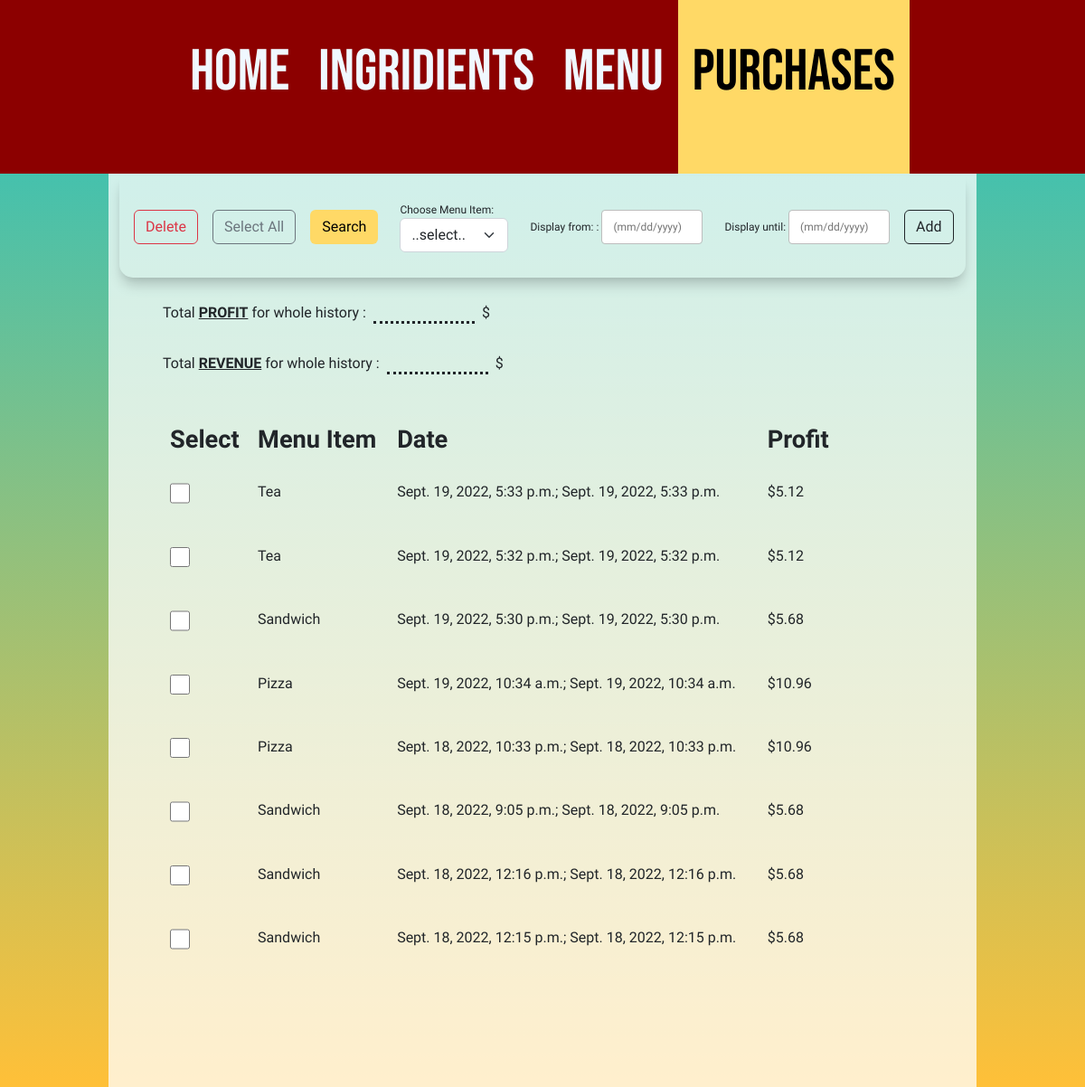
The page /purchases/ (signed in) on the database its author committed.
### inventory/models.py (models this page shows, shortened)
class Purchase(models.Model):
    menu_item = models.ForeignKey(MenuItem, on_delete=models.CASCADE)
    timestamp = models.DateTimeField(auto_now_add=True)

class MenuItem(models.Model):
    title = models.CharField(max_length=100)
    price = models.FloatField()
    def __str__(self) -> str:
        return self.title

### inventory/views.py (the view, shortened to what this page needs)
# urls.py: path('purchases/',  views.PurchaseListView.as_view(), name='purchase-list'),
class PurchaseListView(CustomLoginRequiredMixin, TemplateView):
    login_url = reverse_lazy('login-page')
    permission_denied_message = 'In order to view this page, please log in...'
    def get(self, request):
        purchases_list = Purchase.objects.all()
        f = PurchaseFilter(request.GET, queryset=purchases_list)
        purchases_list = f.qs.order_by('-timestamp')
        purchases = {}
        for purchase in purchases_list:
            purchase_rr = purchase.menu_item.reciperequirement_set.all()
            purchase_revenue = 0
            for rr in purchase_rr:
                quantity_to_cook = rr.quantity
                quantity_of_ingridient = rr.ingridient.quantity
                price_of_unit = rr.ingridient.unit_price
                price_of_unit_to_cook = quantity_to_cook * (price_of_unit / quantity_of_ingridient)
                purchase_revenue += price_of_unit_to_cook
            purchases[purchase] = {
                'menu_item': None,
                'timestamp': None,
                'profit': None,
            }
            purchases[purchase]['menu_item'] = purchase.menu_item.title
            purchases[purchase]['timestamp'] = purchase.timestamp
            purchases[purchase]['profit'] = purchase.menu_item.price - purchase_revenue
        context = {
            'purchases_dict': purchases,
            'myFilter': f,
        }
        return render(request, 'inventory/purchase-list.html', context)

### inventory/views.py (called while the page is built)
    def dispatch(self, request, *args, **kwargs):
        if not request.user.is_authenticated:
            messages.add_message(request, messages.WARNING,
                             self.permission_denied_message)
            return self.handle_no_permission()
        return super(CustomLoginRequiredMixin, self).dispatch(
            request, *args, **kwargs
        )

### inventory/templates/inventory/purchase-list.html (shortened to what this page needs)
{% extends 'inventory/base.html' %}
{% load humanize %}
{% block content %}
<div class="container-xl">
    <div class="d-flex flex-row bd-highlight align-items-center py-3 buttons-container">
        <button type="button" id="delete-btn" class="btn btn-outline-danger mx-3">Delete</button>
        <label class="btn btn-outline-secondary" for="select-all">Select All</label>
        {% include 'inventory/purchase-filter.html' %}
        <a type="button" class="btn btn-outline-dark" href="{% url 'purchase-create' %}">Add</a>
    </div>
    <div class="profit-revenue-report">
        <div class="profit d-flex justify-content-left align-content-end"><p>Total <span>profit</span> for {% if request.GET.start_date and request.GET.end_date %} period of time from {{request.GET.start_date}} until {{request.GET.end_date}} {% elif request.GET.start_date%} from {{request.GET.start_date}} {% elif request.GET.end_date %} until {{request.GET.end_date}} {% else  %} whole history{% endif %} : </p><div class="break"></div><p>${{profit|floatformat:2}}</p></div>
        <div class="revenue d-flex justify-content-left align-content-end"><p>Total <span>revenue</span> for {% if request.GET.start_date and request.GET.end_date %} period of time from {{request.GET.start_date}} until {{request.GET.end_date}} {% elif request.GET.start_date%} from {{request.GET.start_date}} {% elif request.GET.end_date %} until {{request.GET.end_date}} {% else  %} whole history{% endif %} : </p><div class="break"></div><p>${{revenue|floatformat:2}}</p></div>
    </div>
    <div class="table-responsive">
        <table class="table table-borderless inventory-table">
            <thead>
                <tr>
                    <th>Select</th>
                    <th>Menu Item</th>
                    <th>Date</th>
                    <th>Profit</th>
                </tr>
            </thead>
            <tbody>
                {% for key, purchase in purchases_dict.items %}
                    <tr class="disapearing{{key.id}}">
                        <td>
                                <div>
                                    <input class="checkbox-to-delete" type="checkbox" id="checkboxNoLabel" aria-label="..." value="{{ key.id }}">
                                  </div>
                        </td>
                    <td>{{ purchase.menu_item }}</td>
                    <td>{{ purchase.timestamp }}; {{ purchase.timestamp|naturaltime }}</td>
                    <td>${{ purchase.profit|floatformat:2 }}</td>
                </tr>
                {% endfor %}
            </tbody>
        </table>
    </div>
</div>
{% endblock content %}

### inventory/static/inventory/style.css (style rules this page uses)
body { background: rgb(34, 193, 195); background: linear-gradient(180deg, rgba(34, 193, 195, 1) 0%, rgba(255, 192, 56, 1) 100%); background-repeat: no-repeat; background-attachment: fixed; }
.container-xl { font-family: 'Comfortaa', cursive; background: rgba(255, 255, 255, 0.75); width: 80%; max-width: 1600px; padding-top: 0.2em; padding-bottom: 5em; }
.buttons-container { box-shadow: rgba(0, 0, 0, 0.2) 0px 10px 15px -3px, rgba(0, 0, 0, 0.05) 0px 4px 6px -2px; border-bottom-right-radius: 15px; border-bottom-left-radius: 15px; position: sticky; font-family: 'Comfortaa', cursive; font-weight: light; }
.inventory-table { font-family: 'Comfortaa', cursive; font-weight: 300; font-size: 1em; max-width: 80%; margin: 3em; }
.inventory-table thead { font-weight: bold; font-size: 1.7em; }
.inventory-table td { padding-top: 1.5em; padding-bottom: 1.5em; }
input.checkbox-to-delete { width: 1.4em; height: 1.4em; }
.field-wrapper input[type=text] { max-width: 7rem; height: calc(2.25rem + 2px); padding: 0.375rem 0.75rem; font-family: inherit; font-size: inherit; font-weight: 400; line-height: 1.5; color: #212529; background-color: #fff; background-clip: padding-box; border: 1px solid #bdbdbd; border-radius: 0.25rem; transition: border-color 0.15s ease-in-out, box-shadow 0.15s ease-in-out; }
.profit-revenue-report { margin: 1.7em 3em 0 3em; }
.profit-revenue-report p { margin-bottom: 0; }
.profit-revenue-report span { text-decoration: underline; font-weight: bold; text-transform: uppercase; }
.break { border-bottom: dotted #212529; width: 7em; margin: 0 0.5em; }
.profit { margin-bottom: 2em; }

### rows shown on the page
Purchase: menu_item "Tea", timestamp "Sept. 19, 2022, 5:33 p.m.", profit "5.12"
Purchase: menu_item "Tea", timestamp "Sept. 19, 2022, 5:32 p.m.", profit "5.12"
Purchase: menu_item "Sandwich", timestamp "Sept. 19, 2022, 5:30 p.m.", profit "5.68"
Purchase: menu_item "Pizza", timestamp "Sept. 19, 2022, 10:34 a.m.", profit "10.96"
Purchase: menu_item "Pizza", timestamp "Sept. 18, 2022, 10:33 p.m.", profit "10.96"
Purchase: menu_item "Sandwich", timestamp "Sept. 18, 2022, 9:05 p.m.", profit "5.68"
Purchase: menu_item "Sandwich", timestamp "Sept. 18, 2022, 12:16 p.m.", profit "5.68"
Purchase: menu_item "Sandwich", timestamp "Sept. 18, 2022, 12:15 p.m.", profit "5.68"

### other values the page prints
{{ myFilter.form.end_date.label_tag }} "Display until:"
{{ myFilter.form.start_date.label_tag }} "Display from: :"
{{ myFilter.form.menu_item.label_tag }} "Choose Menu Item:"
